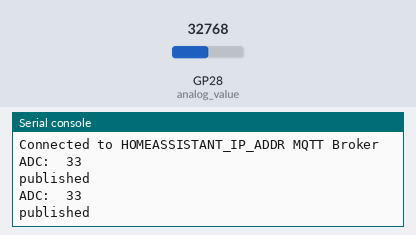
Bench run of a program on a simulated Raspberry Pi Pico running MicroPython. Parts: the last lines printed to the serial console. Inputs (shaded band) come from the test bench; at power-on: GP28 (analog_value) = 32768 (analog values on the 0–65535 scale). WiFi joins after 1.5 s; no MQTT or app messages arrive unless stated.

Above: at 3.2 s.
3.3 s: GP28 (analog_value) set to 45874
At 4.6 s:
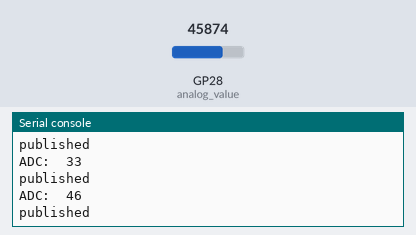
4.8 s: GP28 (analog_value) set to 57670
At 6.0 s:
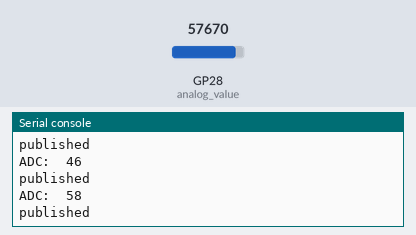
Timing chart, 0 to 7.8 s (numbered marks = the images above; inputs shaded):
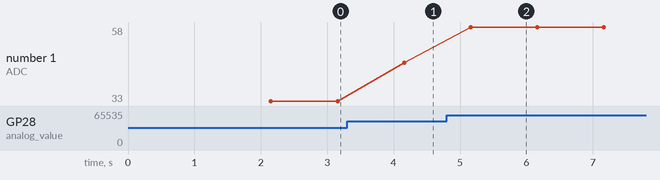

The program:

main.py
```python
import netman
import time
from umqttsimple import MQTTClient
from time import sleep
from machine import Pin, PWM
import utime

country = 'SG'
ssid = 'SSID'
password = 'PASSWORD'
wifi_connection = netman.connectWiFi(ssid,password,country)

#mqtt config
mqtt_server = 'HOMEASSISTANT_IP_ADDR'
client_id = 'PicoW'
user_t = 'MQTT_USERID'
password_t = 'MQTT_PWD'
topic_pub = 'hello'

last_message = 0
message_interval = 5
counter = 0

analog_value = machine.ADC(28)

#MQTT connect
def mqtt_connect():
    client = MQTTClient(client_id, mqtt_server, user=user_t, password=password_t, keepalive=60)
    client.connect()
    print('Connected to %s MQTT Broker'%(mqtt_server))
    return client

#reconnect & reset
def reconnect():
    print('Failed to connected to MQTT Broker. Reconnecting...')
    time.sleep(5)
    machine.reset()

def callback(topic, msg):
    print((topic, msg))
    msg = msg.decode('UTF-8')
    if msg == 'on':
        pwm.duty_ns(MIN)
        utime.sleep(1)
        pwm.duty_ns(MID)
    if msg == 'off':
        pwm.duty_ns(MAX)
        utime.sleep(1)
        pwm.duty_ns(MID)

while True:
    try:
        client = mqtt_connect()
    except OSError as e:
        reconnect()

    while True:
        try:
            reading = analog_value.read_u16()/1000
            print("ADC: ",round(reading))
            client.publish(topic_pub, msg=str(round(reading)))
            print('published')
            time.sleep(1)
        except:
            reconnect()
            pass
    client.disconnect()
```

netman.py
```python
#              .';:cc;.
#            .,',;lol::c.
#            ;';lddddlclo
#            lcloxxoddodxdool:,.
#            cxdddxdodxdkOkkkkkkkd:.
#          .ldxkkOOOOkkOO000Okkxkkkkx:.
#        .lddxkkOkOOO0OOO0000Okxxxxkkkk:
#       'ooddkkkxxkO0000KK00Okxdoodxkkkko
#      .ooodxkkxxxOO000kkkO0KOxolooxkkxxkl
#      lolodxkkxxkOx,.      .lkdolodkkxxxO.
#      doloodxkkkOk           ....   .,cxO;
#      ddoodddxkkkk:         ,oxxxkOdc'..o'
#      :kdddxxxxd,  ,lolccldxxxkkOOOkkkko,
#       lOkxkkk;  :xkkkkkkkkOOO000OOkkOOk.
#        ;00Ok' 'O000OO0000000000OOOO0Od.
#         .l0l.;OOO000000OOOOOO000000x,
#            .'OKKKK00000000000000kc.
#               .:ox0KKKKKKK0kdc,.
#                      ...
#
# Author: peppe8o
# Date: Jul 24th, 2022
# Version: 1.0
# https://peppe8o.com

import network, rp2
import time

def connectWiFi(ssid,password,country):
   rp2.country(country)
   wlan = network.WLAN(network.STA_IF)
   wlan.config(pm = 0xa11140)
   wlan.active(True)
   wlan.connect(ssid, password)
   # Wait for connect or fail
   max_wait = 10
   while max_wait > 0:
      if wlan.status() < 0 or wlan.status() >= 3:
        break
      max_wait -= 1
      print('waiting for connection...')
      time.sleep(1)

   # Handle connection error
   if wlan.status() != 3:
      raise RuntimeError('network connection failed')
   else:
      print('connected')
      status = wlan.ifconfig()
      print( 'ip = ' + status[0] )
   return status
```

Measured:
- after the input at 3.3 s, the serial console: prints a new line after 0.86 s (image 1)
- after the input at 4.8 s, the serial console: prints a new line after 0.36 s (image 2)
- plotted number 1: 33 → 46 after the input at 3.3 s, 46 → 58 after the input at 4.8 s
